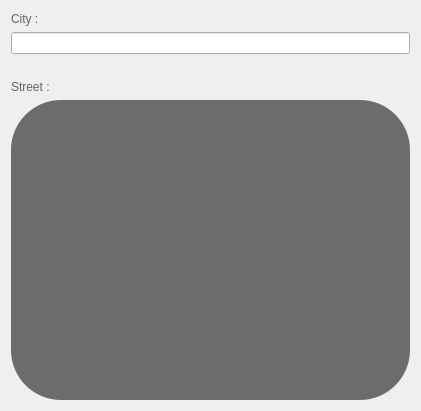
               <widget class="QWidget" name="layoutWidget_6">
                <property name="geometry">
                 <rect>
                  <x>720</x>
                  <y>1770</y>
                  <width>421</width>
                  <height>411</height>
                 </rect>
                </property>
                <layout class="QVBoxLayout" name="verticalLayout_9">
                 <item>
                  <widget class="QLabel" name="CityLabel">
                   <property name="styleSheet">
                    <string notr="true">color: rgb(98, 98, 98);</string>
                   </property>
                   <property name="text">
                    <string>City :</string>
                   </property>
                  </widget>
                 </item>
                 <item>
                  <widget class="QLineEdit" name="City">
                   <property name="minimumSize">
                    <size>
                     <width>0</width>
                     <height>0</height>
                    </size>
                   </property>
                   <property name="maximumSize">
                    <size>
                     <width>16777215</width>
                     <height>300</height>
                    </size>
                   </property>
                  </widget>
                 </item>
                 <item>
                  <spacer name="verticalSpacer_19">
                   <property name="orientation">
                    <enum>Qt::Orientation::Vertical</enum>
                   </property>
                   <property name="sizeType">
                    <enum>QSizePolicy::Policy::Maximum</enum>
                   </property>
                   <property name="sizeHint" stdset="0">
                    <size>
                     <width>10</width>
                     <height>20</height>
                    </size>
                   </property>
                  </spacer>
                 </item>
                 <item>
                  <widget class="QLabel" name="StreetLabel">
                   <property name="styleSheet">
                    <string notr="true">color: rgb(98, 98, 98);</string>
                   </property>
                   <property name="text">
                    <string>Street :</string>
                   </property>
                  </widget>
                 </item>
                 <item>
                  <widget class="QLabel" name="Street">
                   <property name="minimumSize">
                    <size>
                     <width>0</width>
                     <height>300</height>
                    </size>
                   </property>
                   <property name="styleSheet">
                    <string notr="true"> QLabel {
        border-radius: 50px; /* Half of the width/height */
       background-color: rgb(108, 108, 108);
    }

</string>
                   </property>
                   <property name="text">
                    <string/>
                   </property>
                  </widget>
                 </item>
                </layout>
               </widget>
